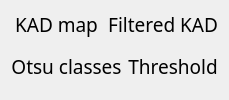
        <widget class="QWidget" name="layoutWidget">
         <layout class="QVBoxLayout" name="verticalLayout_8">
          <item>
           <layout class="QHBoxLayout" name="horizontalLayout_5">
            <item>
             <layout class="QVBoxLayout" name="verticalLayout">
              <item>
               <widget class="QLabel" name="label_CurrentStack">
                <property name="sizePolicy">
                 <sizepolicy hsizetype="MinimumExpanding" vsizetype="Preferred">
                  <horstretch>0</horstretch>
                  <verstretch>0</verstretch>
                 </sizepolicy>
                </property>
                <property name="palette">
                 <palette>
                  <active>
                   <colorrole role="WindowText">
                    <brush brushstyle="SolidPattern">
                     <color alpha="255">
                      <red>0</red>
                      <green>0</green>
                      <blue>0</blue>
                     </color>
                    </brush>
                   </colorrole>
                   <colorrole role="Button">
                    <brush brushstyle="SolidPattern">
                     <color alpha="255">
                      <red>253</red>
                      <green>249</green>
                      <blue>248</blue>
                     </color>
                    </brush>
                   </colorrole>
                   <colorrole role="Text">
                    <brush brushstyle="SolidPattern">
                     <color alpha="255">
                      <red>0</red>
                      <green>0</green>
                      <blue>0</blue>
                     </color>
                    </brush>
                   </colorrole>
                   <colorrole role="ButtonText">
                    <brush brushstyle="SolidPattern">
                     <color alpha="255">
                      <red>0</red>
                      <green>0</green>
                      <blue>0</blue>
                     </color>
                    </brush>
                   </colorrole>
                   <colorrole role="Base">
                    <brush brushstyle="SolidPattern">
                     <color alpha="255">
                      <red>253</red>
                      <green>249</green>
                      <blue>248</blue>
                     </color>
                    </brush>
                   </colorrole>
                   <colorrole role="Window">
                    <brush brushstyle="SolidPattern">
                     <color alpha="255">
                      <red>253</red>
                      <green>249</green>
                      <blue>248</blue>
                     </color>
                    </brush>
                   </colorrole>
                  </active>
                  <inactive>
                   <colorrole role="WindowText">
                    <brush brushstyle="SolidPattern">
                     <color alpha="255">
                      <red>0</red>
                      <green>0</green>
                      <blue>0</blue>
                     </color>
                    </brush>
                   </colorrole>
                   <colorrole role="Button">
                    <brush brushstyle="SolidPattern">
                     <color alpha="255">
                      <red>253</red>
                      <green>249</green>
                      <blue>248</blue>
                     </color>
                    </brush>
                   </colorrole>
                   <colorrole role="Text">
                    <brush brushstyle="SolidPattern">
                     <color alpha="255">
                      <red>0</red>
                      <green>0</green>
                      <blue>0</blue>
                     </color>
                    </brush>
                   </colorrole>
                   <colorrole role="ButtonText">
                    <brush brushstyle="SolidPattern">
                     <color alpha="255">
                      <red>0</red>
                      <green>0</green>
                      <blue>0</blue>
                     </color>
                    </brush>
                   </colorrole>
                   <colorrole role="Base">
                    <brush brushstyle="SolidPattern">
                     <color alpha="255">
                      <red>253</red>
                      <green>249</green>
                      <blue>248</blue>
                     </color>
                    </brush>
                   </colorrole>
                   <colorrole role="Window">
                    <brush brushstyle="SolidPattern">
                     <color alpha="255">
                      <red>253</red>
                      <green>249</green>
                      <blue>248</blue>
                     </color>
                    </brush>
                   </colorrole>
                  </inactive>
                  <disabled>
                   <colorrole role="WindowText">
                    <brush brushstyle="SolidPattern">
                     <color alpha="255">
                      <red>0</red>
                      <green>0</green>
                      <blue>0</blue>
                     </color>
                    </brush>
                   </colorrole>
                   <colorrole role="Button">
                    <brush brushstyle="SolidPattern">
                     <color alpha="255">
                      <red>253</red>
                      <green>249</green>
                      <blue>248</blue>
                     </color>
                    </brush>
                   </colorrole>
                   <colorrole role="Text">
                    <brush brushstyle="SolidPattern">
                     <color alpha="255">
                      <red>0</red>
                      <green>0</green>
                      <blue>0</blue>
                     </color>
                    </brush>
                   </colorrole>
                   <colorrole role="ButtonText">
                    <brush brushstyle="SolidPattern">
                     <color alpha="255">
                      <red>0</red>
                      <green>0</green>
                      <blue>0</blue>
                     </color>
                    </brush>
                   </colorrole>
                   <colorrole role="Base">
                    <brush brushstyle="SolidPattern">
                     <color alpha="255">
                      <red>253</red>
                      <green>249</green>
                      <blue>248</blue>
                     </color>
                    </brush>
                   </colorrole>
                   <colorrole role="Window">
                    <brush brushstyle="SolidPattern">
                     <color alpha="255">
                      <red>253</red>
                      <green>249</green>
                      <blue>248</blue>
                     </color>
                    </brush>
                   </colorrole>
                  </disabled>
                 </palette>
                </property>
                <property name="font">
                 <font>
                  <family>Noto Sans Cond</family>
                  <pointsize>14</pointsize>
                  <weight>50</weight>
                  <italic>false</italic>
                  <bold>false</bold>
                 </font>
                </property>
                <property name="styleSheet">
                 <string notr="true"/>
                </property>
                <property name="lineWidth">
                 <number>1</number>
                </property>
                <property name="midLineWidth">
                 <number>0</number>
                </property>
                <property name="text">
                 <string>KAD map</string>
                </property>
                <property name="scaledContents">
                 <bool>false</bool>
                </property>
                <property name="alignment">
                 <set>Qt::AlignCenter</set>
                </property>
               </widget>
              </item>
              <item>
               <widget class="ImageView" name="KADSeries" native="true">
                <property name="sizePolicy">
                 <sizepolicy hsizetype="MinimumExpanding" vsizetype="Preferred">
                  <horstretch>0</horstretch>
                  <verstretch>0</verstretch>
                 </sizepolicy>
                </property>
               </widget>
              </item>
             </layout>
            </item>
            <item>
             <layout class="QVBoxLayout" name="verticalLayout_2">
              <item>
               <widget class="QLabel" name="label_CurrentStack_2">
                <property name="sizePolicy">
                 <sizepolicy hsizetype="MinimumExpanding" vsizetype="Preferred">
                  <horstretch>0</horstretch>
                  <verstretch>0</verstretch>
                 </sizepolicy>
                </property>
                <property name="palette">
                 <palette>
                  <active>
                   <colorrole role="WindowText">
                    <brush brushstyle="SolidPattern">
                     <color alpha="255">
                      <red>0</red>
                      <green>0</green>
                      <blue>0</blue>
                     </color>
                    </brush>
                   </colorrole>
                   <colorrole role="Button">
                    <brush brushstyle="SolidPattern">
                     <color alpha="255">
                      <red>253</red>
                      <green>249</green>
                      <blue>248</blue>
                     </color>
                    </brush>
                   </colorrole>
                   <colorrole role="Text">
                    <brush brushstyle="SolidPattern">
                     <color alpha="255">
                      <red>0</red>
                      <green>0</green>
                      <blue>0</blue>
                     </color>
                    </brush>
                   </colorrole>
                   <colorrole role="ButtonText">
                    <brush brushstyle="SolidPattern">
                     <color alpha="255">
                      <red>0</red>
                      <green>0</green>
                      <blue>0</blue>
                     </color>
                    </brush>
                   </colorrole>
                   <colorrole role="Base">
                    <brush brushstyle="SolidPattern">
                     <color alpha="255">
                      <red>253</red>
                      <green>249</green>
                      <blue>248</blue>
                     </color>
                    </brush>
                   </colorrole>
                   <colorrole role="Window">
                    <brush brushstyle="SolidPattern">
                     <color alpha="255">
                      <red>253</red>
                      <green>249</green>
                      <blue>248</blue>
                     </color>
                    </brush>
                   </colorrole>
                  </active>
                  <inactive>
                   <colorrole role="WindowText">
                    <brush brushstyle="SolidPattern">
                     <color alpha="255">
                      <red>0</red>
                      <green>0</green>
                      <blue>0</blue>
                     </color>
                    </brush>
                   </colorrole>
                   <colorrole role="Button">
                    <brush brushstyle="SolidPattern">
                     <color alpha="255">
                      <red>253</red>
                      <green>249</green>
                      <blue>248</blue>
                     </color>
                    </brush>
                   </colorrole>
                   <colorrole role="Text">
                    <brush brushstyle="SolidPattern">
                     <color alpha="255">
                      <red>0</red>
                      <green>0</green>
                      <blue>0</blue>
                     </color>
                    </brush>
                   </colorrole>
                   <colorrole role="ButtonText">
                    <brush brushstyle="SolidPattern">
                     <color alpha="255">
                      <red>0</red>
                      <green>0</green>
                      <blue>0</blue>
                     </color>
                    </brush>
                   </colorrole>
                   <colorrole role="Base">
                    <brush brushstyle="SolidPattern">
                     <color alpha="255">
                      <red>253</red>
                      <green>249</green>
                      <blue>248</blue>
                     </color>
                    </brush>
                   </colorrole>
                   <colorrole role="Window">
                    <brush brushstyle="SolidPattern">
                     <color alpha="255">
                      <red>253</red>
                      <green>249</green>
                      <blue>248</blue>
                     </color>
                    </brush>
                   </colorrole>
                  </inactive>
                  <disabled>
                   <colorrole role="WindowText">
                    <brush brushstyle="SolidPattern">
                     <color alpha="255">
                      <red>0</red>
                      <green>0</green>
                      <blue>0</blue>
                     </color>
                    </brush>
                   </colorrole>
                   <colorrole role="Button">
                    <brush brushstyle="SolidPattern">
                     <color alpha="255">
                      <red>253</red>
                      <green>249</green>
                      <blue>248</blue>
                     </color>
                    </brush>
                   </colorrole>
                   <colorrole role="Text">
                    <brush brushstyle="SolidPattern">
                     <color alpha="255">
                      <red>0</red>
                      <green>0</green>
                      <blue>0</blue>
                     </color>
                    </brush>
                   </colorrole>
                   <colorrole role="ButtonText">
                    <brush brushstyle="SolidPattern">
                     <color alpha="255">
                      <red>0</red>
                      <green>0</green>
                      <blue>0</blue>
                     </color>
                    </brush>
                   </colorrole>
                   <colorrole role="Base">
                    <brush brushstyle="SolidPattern">
                     <color alpha="255">
                      <red>253</red>
                      <green>249</green>
                      <blue>248</blue>
                     </color>
                    </brush>
                   </colorrole>
                   <colorrole role="Window">
                    <brush brushstyle="SolidPattern">
                     <color alpha="255">
                      <red>253</red>
                      <green>249</green>
                      <blue>248</blue>
                     </color>
                    </brush>
                   </colorrole>
                  </disabled>
                 </palette>
                </property>
                <property name="font">
                 <font>
                  <family>Noto Sans Cond</family>
                  <pointsize>14</pointsize>
                  <weight>50</weight>
                  <italic>false</italic>
                  <bold>false</bold>
                 </font>
                </property>
                <property name="styleSheet">
                 <string notr="true"/>
                </property>
                <property name="lineWidth">
                 <number>1</number>
                </property>
                <property name="midLineWidth">
                 <number>0</number>
                </property>
                <property name="text">
                 <string>Filtered KAD</string>
                </property>
                <property name="scaledContents">
                 <bool>false</bool>
                </property>
                <property name="alignment">
                 <set>Qt::AlignCenter</set>
                </property>
               </widget>
              </item>
              <item>
               <widget class="ImageView" name="FiltKADSeries" native="true">
                <property name="sizePolicy">
                 <sizepolicy hsizetype="MinimumExpanding" vsizetype="Preferred">
                  <horstretch>0</horstretch>
                  <verstretch>0</verstretch>
                 </sizepolicy>
                </property>
               </widget>
              </item>
             </layout>
            </item>
           </layout>
          </item>
          <item>
           <layout class="QHBoxLayout" name="horizontalLayout_9">
            <item>
             <layout class="QVBoxLayout" name="verticalLayout_5">
              <item>
               <widget class="QLabel" name="Otsu1_label">
                <property name="sizePolicy">
                 <sizepolicy hsizetype="MinimumExpanding" vsizetype="Preferred">
                  <horstretch>0</horstretch>
                  <verstretch>0</verstretch>
                 </sizepolicy>
                </property>
                <property name="palette">
                 <palette>
                  <active>
                   <colorrole role="WindowText">
                    <brush brushstyle="SolidPattern">
                     <color alpha="255">
                      <red>0</red>
                      <green>0</green>
                      <blue>0</blue>
                     </color>
                    </brush>
                   </colorrole>
                   <colorrole role="Button">
                    <brush brushstyle="SolidPattern">
                     <color alpha="255">
                      <red>253</red>
                      <green>249</green>
                      <blue>248</blue>
                     </color>
                    </brush>
                   </colorrole>
                   <colorrole role="Text">
                    <brush brushstyle="SolidPattern">
                     <color alpha="255">
                      <red>0</red>
                      <green>0</green>
                      <blue>0</blue>
                     </color>
                    </brush>
                   </colorrole>
                   <colorrole role="ButtonText">
                    <brush brushstyle="SolidPattern">
                     <color alpha="255">
                      <red>0</red>
                      <green>0</green>
                      <blue>0</blue>
                     </color>
                    </brush>
                   </colorrole>
                   <colorrole role="Base">
                    <brush brushstyle="SolidPattern">
                     <color alpha="255">
                      <red>253</red>
                      <green>249</green>
                      <blue>248</blue>
                     </color>
                    </brush>
                   </colorrole>
                   <colorrole role="Window">
                    <brush brushstyle="SolidPattern">
                     <color alpha="255">
                      <red>253</red>
                      <green>249</green>
                      <blue>248</blue>
                     </color>
                    </brush>
                   </colorrole>
                  </active>
                  <inactive>
                   <colorrole role="WindowText">
                    <brush brushstyle="SolidPattern">
                     <color alpha="255">
                      <red>0</red>
                      <green>0</green>
                      <blue>0</blue>
                     </color>
                    </brush>
                   </colorrole>
                   <colorrole role="Button">
                    <brush brushstyle="SolidPattern">
                     <color alpha="255">
                      <red>253</red>
                      <green>249</green>
                      <blue>248</blue>
                     </color>
                    </brush>
                   </colorrole>
                   <colorrole role="Text">
                    <brush brushstyle="SolidPattern">
                     <color alpha="255">
                      <red>0</red>
                      <green>0</green>
                      <blue>0</blue>
                     </color>
                    </brush>
                   </colorrole>
                   <colorrole role="ButtonText">
                    <brush brushstyle="SolidPattern">
                     <color alpha="255">
                      <red>0</red>
                      <green>0</green>
                      <blue>0</blue>
                     </color>
                    </brush>
                   </colorrole>
                   <colorrole role="Base">
                    <brush brushstyle="SolidPattern">
                     <color alpha="255">
                      <red>253</red>
                      <green>249</green>
                      <blue>248</blue>
                     </color>
                    </brush>
                   </colorrole>
                   <colorrole role="Window">
                    <brush brushstyle="SolidPattern">
                     <color alpha="255">
                      <red>253</red>
                      <green>249</green>
                      <blue>248</blue>
                     </color>
                    </brush>
                   </colorrole>
                  </inactive>
                  <disabled>
                   <colorrole role="WindowText">
                    <brush brushstyle="SolidPattern">
                     <color alpha="255">
                      <red>0</red>
                      <green>0</green>
                      <blue>0</blue>
                     </color>
                    </brush>
                   </colorrole>
                   <colorrole role="Button">
                    <brush brushstyle="SolidPattern">
                     <color alpha="255">
                      <red>253</red>
                      <green>249</green>
                      <blue>248</blue>
                     </color>
                    </brush>
                   </colorrole>
                   <colorrole role="Text">
                    <brush brushstyle="SolidPattern">
                     <color alpha="255">
                      <red>0</red>
                      <green>0</green>
                      <blue>0</blue>
                     </color>
                    </brush>
                   </colorrole>
                   <colorrole role="ButtonText">
                    <brush brushstyle="SolidPattern">
                     <color alpha="255">
                      <red>0</red>
                      <green>0</green>
                      <blue>0</blue>
                     </color>
                    </brush>
                   </colorrole>
                   <colorrole role="Base">
                    <brush brushstyle="SolidPattern">
                     <color alpha="255">
                      <red>253</red>
                      <green>249</green>
                      <blue>248</blue>
                     </color>
                    </brush>
                   </colorrole>
                   <colorrole role="Window">
                    <brush brushstyle="SolidPattern">
                     <color alpha="255">
                      <red>253</red>
                      <green>249</green>
                      <blue>248</blue>
                     </color>
                    </brush>
                   </colorrole>
                  </disabled>
                 </palette>
                </property>
                <property name="font">
                 <font>
                  <family>Noto Sans Cond</family>
                  <pointsize>14</pointsize>
                  <weight>50</weight>
                  <italic>false</italic>
                  <bold>false</bold>
                 </font>
                </property>
                <property name="styleSheet">
                 <string notr="true"/>
                </property>
                <property name="lineWidth">
                 <number>1</number>
                </property>
                <property name="midLineWidth">
                 <number>0</number>
                </property>
                <property name="text">
                 <string>Otsu classes</string>
                </property>
                <property name="scaledContents">
                 <bool>false</bool>
                </property>
                <property name="alignment">
                 <set>Qt::AlignCenter</set>
                </property>
               </widget>
              </item>
              <item>
               <widget class="ImageView" name="Otsu1Series" native="true">
                <property name="sizePolicy">
                 <sizepolicy hsizetype="MinimumExpanding" vsizetype="Preferred">
                  <horstretch>0</horstretch>
                  <verstretch>0</verstretch>
                 </sizepolicy>
                </property>
               </widget>
              </item>
             </layout>
            </item>
            <item>
             <layout class="QVBoxLayout" name="verticalLayout_6">
              <item>
               <widget class="QLabel" name="label_CurrentStack_4">
                <property name="sizePolicy">
                 <sizepolicy hsizetype="MinimumExpanding" vsizetype="Preferred">
                  <horstretch>0</horstretch>
                  <verstretch>0</verstretch>
                 </sizepolicy>
                </property>
                <property name="palette">
                 <palette>
                  <active>
                   <colorrole role="WindowText">
                    <brush brushstyle="SolidPattern">
                     <color alpha="255">
                      <red>0</red>
                      <green>0</green>
                      <blue>0</blue>
                     </color>
                    </brush>
                   </colorrole>
                   <colorrole role="Button">
                    <brush brushstyle="SolidPattern">
                     <color alpha="255">
                      <red>253</red>
                      <green>249</green>
                      <blue>248</blue>
                     </color>
                    </brush>
                   </colorrole>
                   <colorrole role="Text">
                    <brush brushstyle="SolidPattern">
                     <color alpha="255">
                      <red>0</red>
                      <green>0</green>
                      <blue>0</blue>
                     </color>
                    </brush>
                   </colorrole>
                   <colorrole role="ButtonText">
                    <brush brushstyle="SolidPattern">
                     <color alpha="255">
                      <red>0</red>
                      <green>0</green>
                      <blue>0</blue>
                     </color>
                    </brush>
                   </colorrole>
                   <colorrole role="Base">
                    <brush brushstyle="SolidPattern">
                     <color alpha="255">
                      <red>253</red>
                      <green>249</green>
                      <blue>248</blue>
                     </color>
                    </brush>
                   </colorrole>
                   <colorrole role="Window">
                    <brush brushstyle="SolidPattern">
                     <color alpha="255">
                      <red>253</red>
                      <green>249</green>
                      <blue>248</blue>
                     </color>
                    </brush>
                   </colorrole>
                  </active>
                  <inactive>
                   <colorrole role="WindowText">
                    <brush brushstyle="SolidPattern">
                     <color alpha="255">
                      <red>0</red>
                      <green>0</green>
                      <blue>0</blue>
                     </color>
                    </brush>
                   </colorrole>
                   <colorrole role="Button">
                    <brush brushstyle="SolidPattern">
                     <color alpha="255">
                      <red>253</red>
                      <green>249</green>
                      <blue>248</blue>
                     </color>
                    </brush>
                   </colorrole>
                   <colorrole role="Text">
                    <brush brushstyle="SolidPattern">
                     <color alpha="255">
                      <red>0</red>
                      <green>0</green>
                      <blue>0</blue>
                     </color>
                    </brush>
                   </colorrole>
                   <colorrole role="ButtonText">
                    <brush brushstyle="SolidPattern">
                     <color alpha="255">
                      <red>0</red>
                      <green>0</green>
                      <blue>0</blue>
                     </color>
                    </brush>
                   </colorrole>
                   <colorrole role="Base">
                    <brush brushstyle="SolidPattern">
                     <color alpha="255">
                      <red>253</red>
                      <green>249</green>
                      <blue>248</blue>
                     </color>
                    </brush>
                   </colorrole>
                   <colorrole role="Window">
                    <brush brushstyle="SolidPattern">
                     <color alpha="255">
                      <red>253</red>
                      <green>249</green>
                      <blue>248</blue>
                     </color>
                    </brush>
                   </colorrole>
                  </inactive>
                  <disabled>
                   <colorrole role="WindowText">
                    <brush brushstyle="SolidPattern">
                     <color alpha="255">
                      <red>0</red>
                      <green>0</green>
                      <blue>0</blue>
                     </color>
                    </brush>
                   </colorrole>
                   <colorrole role="Button">
                    <brush brushstyle="SolidPattern">
                     <color alpha="255">
                      <red>253</red>
                      <green>249</green>
                      <blue>248</blue>
                     </color>
                    </brush>
                   </colorrole>
                   <colorrole role="Text">
                    <brush brushstyle="SolidPattern">
                     <color alpha="255">
                      <red>0</red>
                      <green>0</green>
                      <blue>0</blue>
                     </color>
                    </brush>
                   </colorrole>
                   <colorrole role="ButtonText">
                    <brush brushstyle="SolidPattern">
                     <color alpha="255">
                      <red>0</red>
                      <green>0</green>
                      <blue>0</blue>
                     </color>
                    </brush>
                   </colorrole>
                   <colorrole role="Base">
                    <brush brushstyle="SolidPattern">
                     <color alpha="255">
                      <red>253</red>
                      <green>249</green>
                      <blue>248</blue>
                     </color>
                    </brush>
                   </colorrole>
                   <colorrole role="Window">
                    <brush brushstyle="SolidPattern">
                     <color alpha="255">
                      <red>253</red>
                      <green>249</green>
                      <blue>248</blue>
                     </color>
                    </brush>
                   </colorrole>
                  </disabled>
                 </palette>
                </property>
                <property name="font">
                 <font>
                  <family>Noto Sans Cond</family>
                  <pointsize>14</pointsize>
                  <weight>50</weight>
                  <italic>false</italic>
                  <bold>false</bold>
                 </font>
                </property>
                <property name="styleSheet">
                 <string notr="true"/>
                </property>
                <property name="lineWidth">
                 <number>1</number>
                </property>
                <property name="midLineWidth">
                 <number>0</number>
                </property>
                <property name="text">
                 <string>Threshold</string>
                </property>
                <property name="scaledContents">
                 <bool>false</bool>
                </property>
                <property name="alignment">
                 <set>Qt::AlignCenter</set>
                </property>
               </widget>
              </item>
              <item>
               <widget class="ImageView" name="Binary1Series" native="true">
                <property name="sizePolicy">
                 <sizepolicy hsizetype="MinimumExpanding" vsizetype="Preferred">
                  <horstretch>0</horstretch>
                  <verstretch>0</verstretch>
                 </sizepolicy>
                </property>
               </widget>
              </item>
             </layout>
            </item>
           </layout>
          </item>
         </layout>
        </widget>
